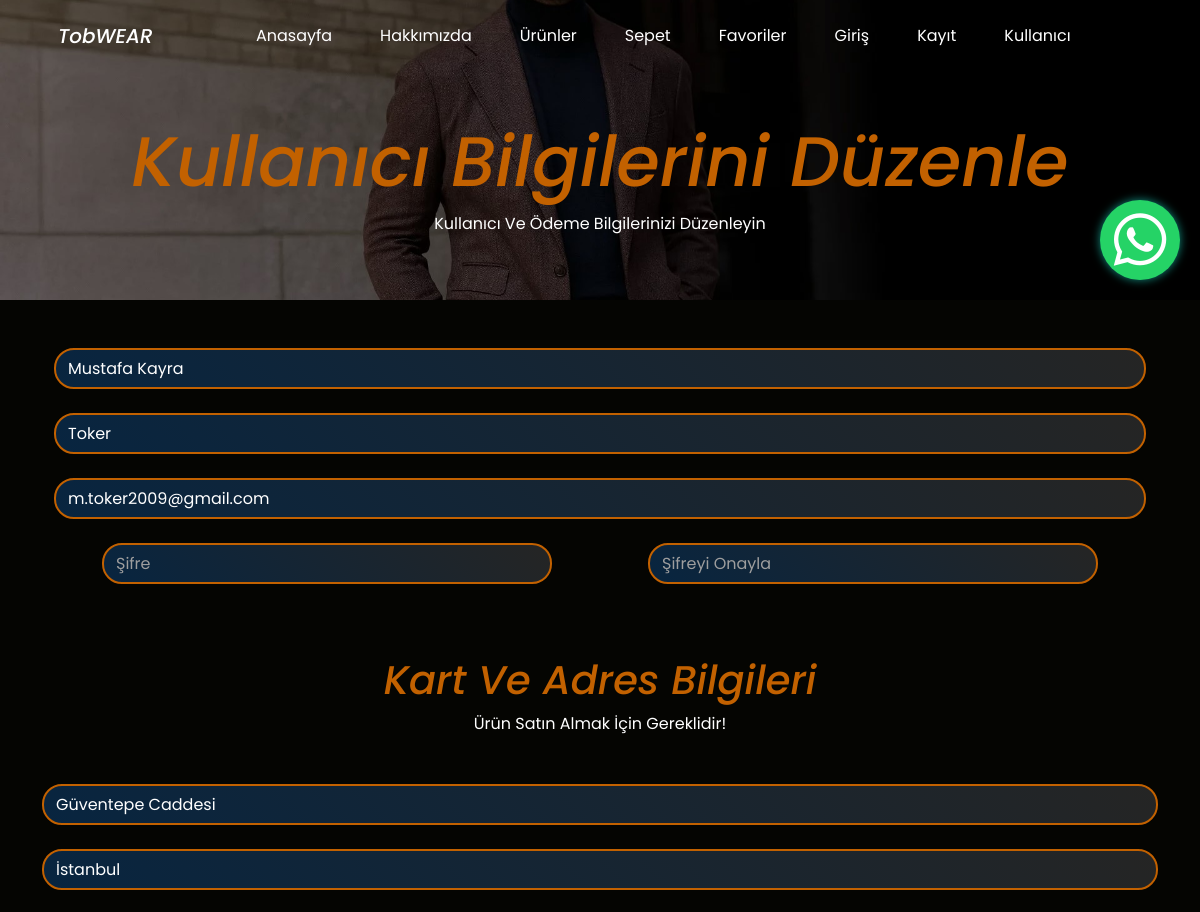
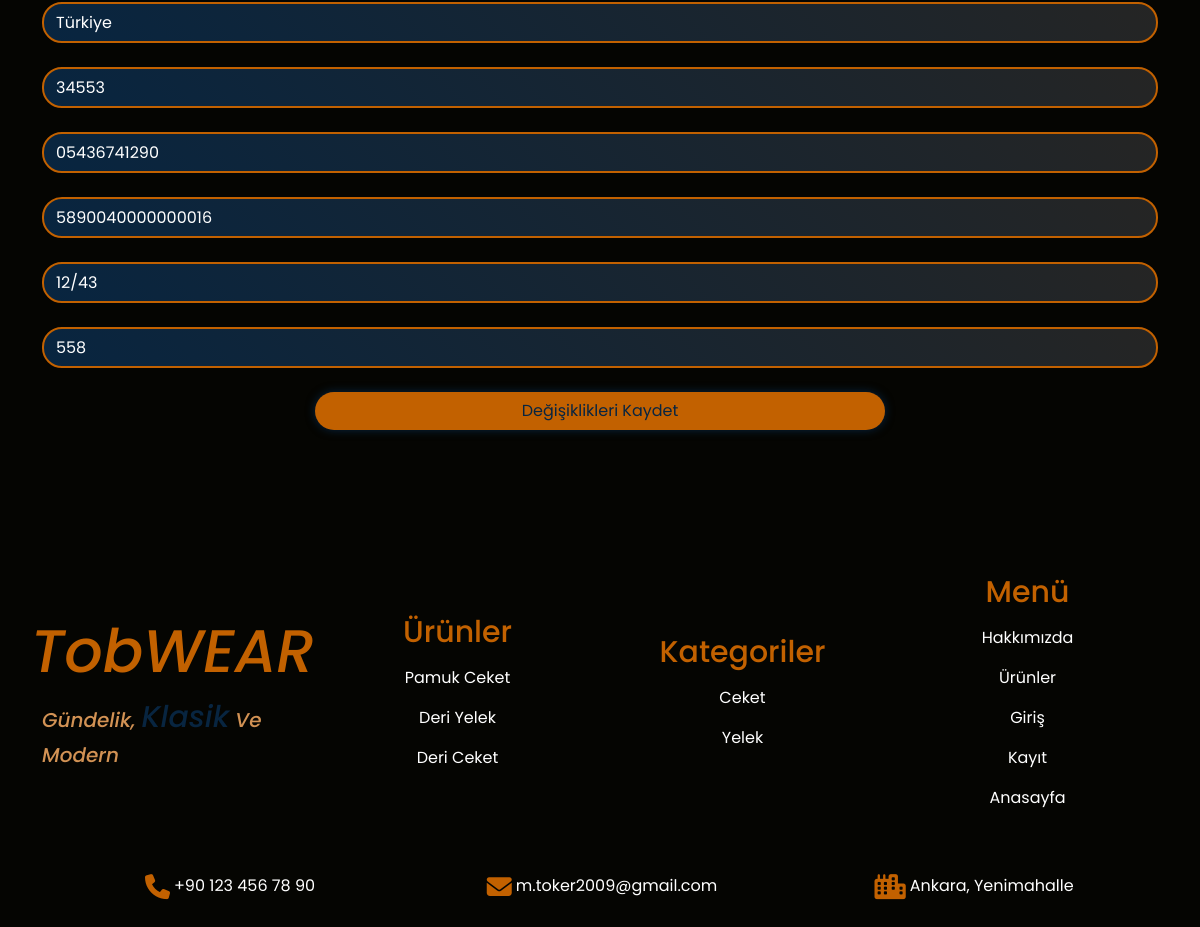
Screenshot of /updateuser/ (signed in) with the database file from the repository (2 pictures, top to bottom).
### users/models.py (models this page shows, shortened)
class CustomUser(AbstractBaseUser, PermissionsMixin):
    first_name = models.CharField(max_length=30,null=False,blank=False,verbose_name="İsim")
    last_name = models.CharField(max_length=30,null=False,blank=False,verbose_name="Soyisim")
    email = models.EmailField(null=False,blank=False,verbose_name="Email",unique=True)
    adress = models.CharField(max_length=200,null=True,blank=True,verbose_name="Adres")
    city = models.CharField(max_length=100,null=True,blank=True,verbose_name="Şehir")
    country = models.CharField(max_length=100,null=True,blank=True,verbose_name="Ülke")
    zipcode = models.CharField(max_length=5,null=True,blank=True,verbose_name="Posta Kodu")
    gsmnumber = models.CharField(max_length=11,null=True,blank=True,verbose_name="Telefon Numarası")
    cardnumber = models.CharField(max_length=16,null=True,blank=True,verbose_name="Kart Numarası")
    cardexpire = models.CharField(max_length=5,null=True,blank=True,verbose_name="Kart Son Kullanma Tarihi")
    cvc = models.CharField(max_length=3,null=True,blank=True,verbose_name="CVC")
    favorites = models.ManyToManyField(Product,verbose_name="Favori Ürünler")
    is_active = models.BooleanField(default=True,verbose_name="Kullanıcı Aktiflik Durumu")
    is_staff = models.BooleanField(default=False,verbose_name="Kullanıcı Yönetici Paneline Giriş Yetkisi")
    is_superuser = models.BooleanField(default=False,verbose_name="Yönetici Yetkisi")
    date = models.DateTimeField(auto_now_add=True,verbose_name="Kullanıcı Kayıt Olma Tarihi")
    USERNAME_FIELD = 'email'
    REQUIRED_FIELDS = ['first_name', 'last_name']
    objects = CustomUserManager()

### shop/models.py (models this page shows, shortened)
class Product(models.Model):
    name = models.CharField(max_length=100,null=False,blank=False,verbose_name="Ürün İsmi")
    price = models.IntegerField(null=False,blank=False,verbose_name="Fiyat")
    discounted = models.IntegerField(null=False,blank=False,verbose_name="İndirimli Fiyat")
    features = models.ManyToManyField(ProductFeatures,null=True,blank=True,verbose_name="Ürün Özellikleri")
    colors = models.ManyToManyField(ProductColor,null=True,blank=True,verbose_name="Ürün Renkleri")
    sizes = models.ManyToManyField(ProductSize,null=False,blank=False,verbose_name="Ürün Bedenleri")
    images = models.ManyToManyField(ProductImage,null=False,blank=False,verbose_name="Resimler")
    description = models.TextField(null=True,blank=True)
    category = models.ForeignKey(ProductCategory,null=False,blank=False,verbose_name="Kategori",on_delete=models.CASCADE)
    slug = models.SlugField(null=False,blank=True,unique=True,db_index=True,verbose_name="URL")

class ProductCategory(models.Model):
    name = models.CharField(max_length=100,null=False,blank=False,verbose_name="Kategori İsmi")

### users/views.py (the view)
# urls.py: path('updateuser/',users_views.updateuser,name="updateuser"),
@login_required(login_url="/login/")
def updateuser(request):
    if not request.user.is_authenticated:
        print("Bu İşlemi Gerçekleştirebilmek İçin Önce Oturum Açmalısınız")
        return redirect('login')
    footerproducts = Product.objects.filter()[:5]
    footercategorys = ProductCategory.objects.filter()[:5]
    if request.method == "POST":
        form = RegisterForm(request.POST, instance=request.user)
        if form.is_valid():
            newuser = form.save()
            login(request, newuser)
            print("Kullanıcı Bilgileri Düzenlendi")
            return redirect('index')
        else:
            print(form.errors)
    else:
        form = RegisterForm()
    return render(request,"updateuser.html",{"form":form, "footerproducts":footerproducts, "footercategorys":footercategorys})

### templates/updateuser.html (shortened to what this page needs)
<!DOCTYPE html>
<html lang="en">
{% load static %}
<head>
    <link rel="stylesheet" href="{% static 'css/bootstrap.min.css' %}">
    <link rel="stylesheet" href="{% static 'css/style.css' %}">
    <link rel="stylesheet" href="https://cdnjs.cloudflare.com/ajax/libs/font-awesome/6.4.0/css/all.min.css">
</head>
<body>
    <div class="container-fluid" id="updateuser-header-container">
        <nav class="navbar navbar-expand-lg py-3">
            <div class="container justify-content-center">
                <a class="navbar-brand text-white mx-3 navbar-title" href="/">TobWEAR</a>
                <div class="collapse navbar-collapse justify-content-center" id="navbarNav">
                    <ul class="navbar-nav">
                        <li class="nav-item mx-3">
                            <a class="nav-link text-white navbar-text" href="/">Anasayfa</a>
                        </li>
                        <li class="nav-item mx-3">
                            <a class="nav-link text-white navbar-text" href="{% url 'about' %}">Hakkımızda</a>
                        </li>
                        <li class="nav-item mx-3">
                            <a class="nav-link text-white navbar-text" href="{% url 'products' %}">Ürünler</a>
                        </li>
                        <li class="nav-item mx-3">
                            <a class="nav-link text-white navbar-text" href="{% url 'shoppingcard' %}">Sepet</a>
                        </li>
                        <li class="nav-item mx-3">
                            <a class="nav-link text-white navbar-text" href="{% url 'favorites' %}">Favoriler</a>
                        </li>
                        <li class="nav-item mx-3">
                            <a class="nav-link text-white navbar-text" href="{% url 'login' %}">Giriş</a>
                        </li>
                        <li class="nav-item mx-3">
                            <a class="nav-link text-white navbar-text" href="{% url 'register' %}">Kayıt</a>
                        </li>
                        <li class="nav-item mx-3">
                            <a class="nav-link text-white navbar-text" href="{% url 'updateuser' %}">Kullanıcı</a>
                        </li>
                    </ul>
                </div>
            </div>
        </nav>
        <a href="https://wa.me/905524521243?text=Merhaba%20destek%20istiyorum">
            <button class="whatsapp-button">
                <i class="fa-brands fa-whatsapp"></i>
            </button>
        </a>
        <div class="row py-5">
            <h1 class="text-center updateuser-title">Kullanıcı Bilgilerini Düzenle</h1>
            <p class="text-center text-white updateuser-paragraph">Kullanıcı Ve Ödeme Bilgilerinizi Düzenleyin</p>
        </div>
    </div>
    <div class="container">
        <form method="post">
            <div class="row d-flex justify-content-center my-5 mx-auto">
                <div class="form-group mb-4 w-100">
                    <input type="text" class="form-control contact-input" placeholder="İsim" value="{{ request.user.first_name }}" name="first_name" autocomplete="off">
                </div>
                <div class="form-group mb-4 w-100">
                    <input type="text" class="form-control contact-input" placeholder="Soyisim" value="{{ request.user.last_name }}" name="last_name" autocomplete="off">
                </div>
                <div class="form-group mb-4 w-100">
                    <input type="email" class="form-control contact-input" placeholder="Email" value="{{ request.user.email }}" name="email" autocomplete="off">
                </div>
                <div class="d-flex justify-content-center mx-auto">
                    <div class="form-group mb-4 w-100 mx-2 mx-md-5">
                        <input type="password" class="form-control contact-input" placeholder="Şifre" name="password1" autocomplete="off">
                    </div>
                    <div class="form-group mb-4 w-100 mx-2 mx-md-5">
                        <input type="password" class="form-control contact-input" placeholder="Şifreyi Onayla" name="password2" autocomplete="off">
                    </div>
                </div>
            </div>
            <h2 class="text-center register-h2">Kart Ve Adres Bilgileri</h2>
            <p class="text-center text-white">Ürün Satın Almak İçin Gereklidir!</p>
            <div class="row d-flex justify-content-center my-5">
                <div class="form-group mb-4 w-100">
                    {% if request.user.adress %}
                        <input type="text" class="form-control contact-input" placeholder="Adres" value="{{ request.user.adress }}" name="adress" autocomplete="off">
                    {% else %}
                        <input type="text" class="form-control contact-input" placeholder="Adres" name="adress" autocomplete="off">
                    {% endif %}
                </div>
                <div class="form-group mb-4 w-100">
                    {% if request.user.city %}
                        <input type="text" class="form-control contact-input" placeholder="Şehir" value="{{ request.user.city }}" name="city" autocomplete="off">
                    {% else %}
                        <input type="text" class="form-control contact-input" placeholder="Şehir" name="city" autocomplete="off">
                    {% endif %}
                </div>
                <div class="form-group mb-4 w-100">
                    {% if request.user.country %}
                        <input type="text" class="form-control contact-input" placeholder="Ülke" value="{{ request.user.country }}" name="country" autocomplete="off">
                    {% else %}
                        <input type="text" class="form-control contact-input" placeholder="Ülke" name="country" autocomplete="off">
                    {% endif %}
                </div>
                <div class="form-group mb-4 w-100">
                    {% if request.user.zipcode %}
                        <input type="number" class="form-control contact-input" placeholder="Posta Kodu" value="{{ request.user.zipcode }}" name="zipcode" autocomplete="off">
                    {% else %}
                        <input type="number" class="form-control contact-input" placeholder="Posta Kodu" name="zipcode" autocomplete="off">
                    {% endif %}
                </div>
                <div class="form-group mb-4 w-100">
                    {% if request.user.gsmnumber %}
                        <input type="number" class="form-control contact-input" placeholder="Telefon Numarası" value="{{ request.user.gsmnumber }}" name="gsmnumber" autocomplete="off">
                    {% else %}
                        <input type="number" class="form-control contact-input" placeholder="Telefon Numarası" name="gsmnumber" autocomplete="off">
                    {% endif %}
                </div>
                <div class="form-group mb-4 w-100">
                {% if request.user.cardnumber %}
                    <input type="number" class="form-control contact-input" placeholder="Kart Numarası" value="{{ request.user.cardnumber }}" name="cardnumber" autocomplete="off">
                {% else %}
                    <input type="number" class="form-control contact-input" placeholder="Kart Numarası" name="cardnumber" autocomplete="off">
                {% endif %}
                </div>
                <div class="form-group mb-4 w-100">
                    {% if request.user.cardexpire %}
                        <input type="text" class="form-control contact-input" id="cardexpireinput" placeholder="Kart Son Kullanma Tarihi(AA/YY)" value="{{ request.user.cardexpire }}" maxlength="5" name="cardexpire" autocomplete="off">
                    {% else %}
                        <input type="text" class="form-control contact-input" id="cardexpireinput" placeholder="Kart Son Kullanma Tarihi(AA/YY)" maxlength="5" name="cardexpire" autocomplete="off">
                    {% endif %}
                </div>
                <div class="form-group mb-4 w-100">
                    {% if request.user.cvc %}
                        <input type="number" class="form-control contact-input" placeholder="CVC" value="{{ request.user.cvc }}" name="cvc" autocomplete="off">
                    {% else %}
                        <input type="number" class="form-control contact-input" placeholder="CVC" name="cvc" autocomplete="off">
                    {% endif %}
                </div>
                <button class="btn register-form-button w-50 mb-5">Değişiklikleri Kaydet</button>
            </div>
        </form>
    </div>
    <footer>
        <div class="container py-5" id="footer-container">
            <div class="row">
                <div class="col-md-3 d-flex flex-column justify-content-center align-items-center">
                    <h1 class="text-center footer-brand-title">TobWEAR</h1>
                    <p id="footer-brand-paragraph">Gündelik, <span id="footer-brand-span">Klasik</span> Ve Modern</p>
                </div>
                <div class="col-md-3 d-flex flex-column justify-content-center align-items-center">
                    <h2 class="text-center pb-2" id="footer-products-title">Ürünler</h2>
                    {% for product in footerproducts %}
                    <a href="{% url 'productdetail' product.slug %}" class="footer-products-a"><p class="footer-products text-white">{{ product.name }}</p></a>
                    {% endfor %}
                </div>
                <div class="col-md-3 d-flex flex-column justify-content-center align-items-center">
                    <h2 class="text-center pb-2" id="footer-products-title">Kategoriler</h2>
                    {% for category in footercategorys %}
                    <a href="{% url 'categorydetail' category.name %}" class="footer-products-a"><p class="footer-products text-white">{{ category.name }}</p></a>
                    {% endfor %}
                </div>
                <div class="col-md-3 d-flex flex-column justify-content-center align-items-center">
                    <h2 class="text-center pb-2" id="footer-products-title">Menü</h2>
                    <a href="{% url 'about' %}" class="footer-products-a"><p class="footer-products text-white">Hakkımızda</p></a>
                    <a href="{% url 'products' %}" class="footer-products-a"><p class="footer-products text-white">Ürünler</p></a>
                    <a href="{% url 'login' %}" class="footer-products-a"><p class="footer-products text-white">Giriş</p></a>
                    <a href="{% url 'register' %}" class="footer-products-a"><p class="footer-products text-white">Kayıt</p></a>
                    <a href="{% url 'index' %}" class="footer-products-a"><p class="footer-products text-white">Anasayfa</p></a>
                </div>
            </div>
            <div class="row mt-5">
                <div class="footer-contact d-flex flex-column flex-md-row justify-content-center align-items-center">
                    <div class="col-md-4 pb-3">
                        <span class="text-white d-flex justify-content-center"><i class="fa-solid fa-phone contact-icon px-1"></i> +90 123 456 78 90 </span>
                    </div>
                    <div class="col-md-4 pb-3">
                        <span class="text-white d-flex justify-content-center"><i class="fa-solid fa-envelope contact-icon px-1"></i> m.toker2009@gmail.com</span>
                    </div>
                    <div class="col-md-4 pb-3">
                        <span class="text-white d-flex justify-content-center"><i class="fa-solid fa-city contact-icon px-1"></i> Ankara, Yenimahalle</span>
                    </div>
                </div>
            </div>
        </div>
    </footer>
</body>
</html>

### rows the page displays
CustomUser: first_name "Mustafa Kayra", last_name "Toker", email "m.toker2009@gmail.com", adress "Güventepe Caddesi", city "İstanbul", country "Türkiye", zipcode "34553", gsmnumber "05436741290", cardnumber "5890040000000016", cardexpire "12/43", cvc "558"
Product: name "Pamuk Ceket"
Product: name "Deri Yelek"
Product: name "Deri Ceket"
ProductCategory: name "Ceket"
ProductCategory: name "Yelek"
